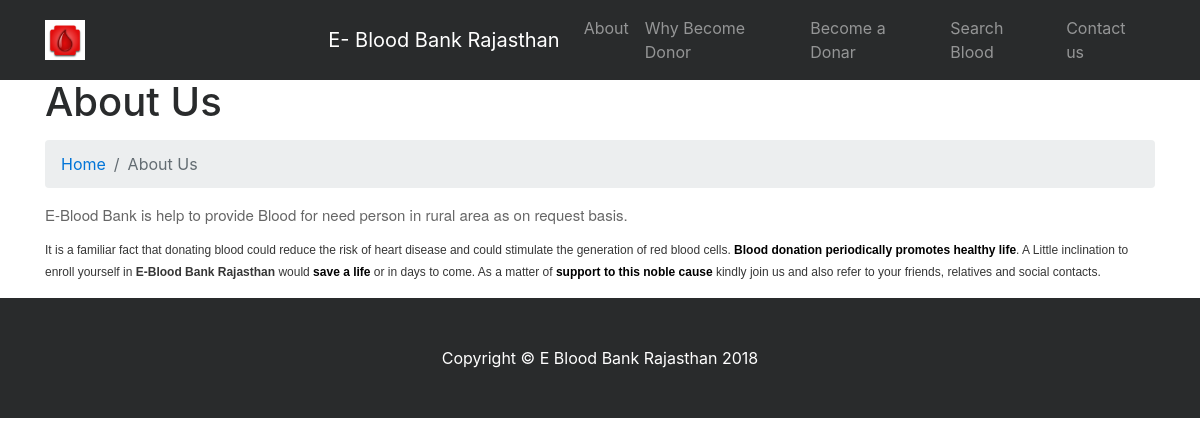
Screenshot of /page.php?type=aboutus with the database file from the repository.
### tables this page shows
CREATE TABLE `tblpages` (
  `id` int(11) NOT NULL,
  `PageName` varchar(255) DEFAULT NULL,
  `type` varchar(255) NOT NULL DEFAULT '',
  `detail` longtext NOT NULL
);

### page.php (the view, shortened to what this page needs)
<?php
include('includes/config.php');
?>
<!DOCTYPE html>
<html lang="en">
<head>
    <link href="vendor/bootstrap/css/bootstrap.min.css" rel="stylesheet">
    <link href="vendor/font-awesome/css/font-awesome.min.css" rel="stylesheet" type="text/css">
    <link href="css/modern-business.css" rel="stylesheet">
</head>
<body>
<?php include('includes/header.php');?>
    <div class="container">
                    <?php
$pagetype=$_GET['type'];
$sql = "SELECT type,detail,PageName from tblpages where type=:pagetype";
$query = $dbh -> prepare($sql);
$query->bindParam(':pagetype',$pagetype,PDO::PARAM_STR);
$query->execute();
$results=$query->fetchAll(PDO::FETCH_OBJ);
if($query->rowCount() > 0)
{
foreach($results as $result)
{ ?>
        <h1 class="mt-4 mb-3"><?php   echo htmlentities($result->PageName); ?> </h1>
        <ol class="breadcrumb">
            <li class="breadcrumb-item">
                <a href="index.php">Home</a>
            </li>
            <li class="breadcrumb-item active"><?php   echo htmlentities($result->PageName); ?></li>
        </ol>
        <p><?php  echo $result->detail; ?> </p>
    </div>
    <?php } } ?>
   <?php include('includes/footer.php');?>
</body>
</html>

### css/modern-business.css (style rules this page uses)
body { padding-top: 54px; }
@media (min-width: 992px) { body { padding-top: 56px; } }

### rows the page displays
tblpages: PageName "About Us", detail "E-Blood Bank is help to provide Blood for need person in rural area as on request basis. It is a familiar fact that donating blood could reduce the risk of heart disease and could stimulate the generation of red blood cells. Blood donation periodically promotes healthy life . A Little inclination to enroll yourself in E-Blood Bank Rajasthan would save a life or in days to come. As a matter of support to this noble cause kindly join us and also refer to your friends, relatives and social contacts."
